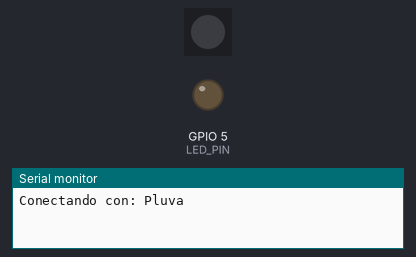
Simulated run of this sketch. Board: ESP8266 (NodeMCU). Shown: 1 RGB LEDs in strip order, left to right, output pins drawn as LEDs (lit = HIGH), the last lines printed to the serial monitor. WiFi joins after 1.5 s; servers stay silent unless stated; uploads are accepted with an empty reply.

Above: at 0.1 s.
At 5.6 s:
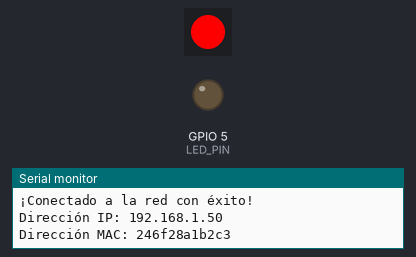
At 13.6 s:
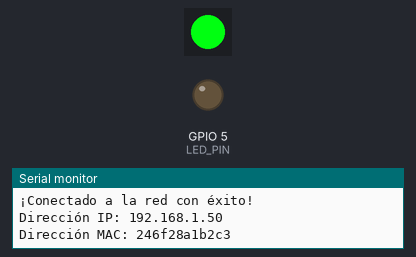
At 25.6 s:
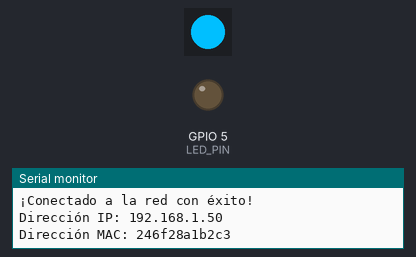
Timing chart, 0 to 27.1 s (numbered marks = the images above):
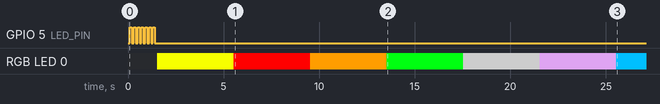

The sketch:

arduino.ino
```cpp
// Dependencias
// Librería Adafruit NeoPiel para controlar el LED
// Liberría WiFi del ESP8266 para tener acceso a la red
#include <Adafruit_NeoPixel.h>
#include <ESP8266WiFi.h>

// Configuración de la conexión
const char WiFiSSID[] = "Pluva";
const char WiFiPSK[] = "rainmaker3000";

// Variables para guardar la MAC
String clientMac = "";
uint8_t mac[WL_MAC_ADDR_LENGTH];

// Datos de conexión con el servidor
const char host[] = "pluva.tecnilogica.com";
const int port = 80;

// Tag donde vienen los datos del tiempo
const String code = "</forecast>";

// Tiempo en ms entre cada peticion
const unsigned long sleepTime = 60000;

// Declaramos los pines que vamos a utilizar
const int PIXEL_PIN = 2;
const int LED_PIN = 5;

// Configuración la librería de Neopixel
//
// Parámetro 1 = Número de píxeles en la tira
// Parámetro 2 = Pin en el que está conectado el DI de la tira
// Parámetro 3 = Tipo de píxel
//   NEO_KHZ800  800 KHz bitstream (most NeoPixel products w/WS2812 LEDs)
//   NEO_KHZ400  400 KHz (classic 'v1' (not v2) FLORA pixels, WS2811 drivers)
//   NEO_GRB     Pixels are wired for GRB bitstream (most NeoPixel products)
//   NEO_RGB     Pixels are wired for RGB bitstream (v1 FLORA pixels, not v2)
Adafruit_NeoPixel strip = Adafruit_NeoPixel(1, PIXEL_PIN, NEO_GRB + NEO_KHZ800);

// Definición de colores que vamos a utilizar en la aplicación, usando el método
// Color() no es necesario usar GRB para definir los colores
const uint32_t amarillo = strip.Color(0xF7, 0xFF, 0x00);
const uint32_t rojo = strip.Color(0xFF, 0x00, 0x00);
const uint32_t naranja = strip.Color(0xFF, 0x9D, 0x00);
const uint32_t verde = strip.Color(0x00, 0xFF, 0x11);
const uint32_t azul = strip.Color(0x00, 0xBF, 0xFF);
const uint32_t gris = strip.Color(0x70, 0x70, 0x70);
const uint32_t blanco = strip.Color(0xFF, 0xFF, 0xFF);
const uint32_t morado = strip.Color(0xC3, 0x90, 0xD4);

// setup() se ejecuta una única vez, se utiliza para realizar la configuración
// inicial de la aplicación
void setup() {
  // Inicializamos la aplicación
  initHardware();
  connectWiFi();

  // Prueba todos los colores tras inicializar el hardware
  cycleColors();
}

// El código dentro de loop() se ejecuta en bucle durante la duració
void loop() {
  // Crea una instance de WiFiClient
  WiFiClient client;

  if (!client.connect(host, port)) {
    Serial.println("Ha fallado la conexión al host");
    return;
  }

  // Creamos la URL a la que haremos la petición de datos
  String url = "/forecast.php?u=" + clientMac;

  Serial.print("Haciendo una petición a URL: ");
  Serial.println(url);

  // Enviamos una petición HTTP GET a la URL
  client.print(String("GET ") + url + " HTTP/1.1\r\n" +
               "Host: " + host + "\r\n" +
               "Connection: close\r\n\r\n");

  delay(500);

  // Leemos la respuesta del servidor y la ponemos por el puerto de serie
  while(client.available()){
    String line = client.readStringUntil('\r');

    // Comprobamos si la líne actual termina con el tag </forecast>
    if (line.endsWith(code)) {
      // Sacamos el valor que viene entre <code></code>
      String setColor = line.substring(code.length(), line.indexOf(code));

      // Lo devolvemos vía consola
      Serial.print("Hoy me siento: ");
      Serial.println(setColor);

      // Y ponemos el pixel del color que corresponda
      setPixelToWeather(setColor.toInt());
    }
  }

  // Un delay de 10 segundos antes de hacer una nueva petición
  delay(sleepTime);
}

// Inicializa el hardware
void initHardware() {
  // Abrimos una conexión al puerto de serie
  Serial.begin(9600);

  // Configuramos el PIN del LED como salida y lo apagamos
  pinMode(LED_PIN, OUTPUT);
  digitalWrite(LED_PIN, HIGH);

  // Inicializar la tira y dejar el píxel apagado
  strip.begin();
  strip.setBrightness(255);
  strip.show();
}

// Conecta con la red WiFi
void connectWiFi() {
  byte ledStatus = LOW;

  Serial.println("Conectando con: " + String(WiFiSSID));

  // El ESP8266 soporta varios modos WiFi, usamos WIFI_STA
  WiFi.mode(WIFI_STA);

  // WiFI.begin([ssid], [passkey]) inicializa una conexión WiFi
  // al [ssid] dado, usando [passkey] como clave WPA, WPA2,
  // o WEP.
  WiFi.begin(WiFiSSID, WiFiPSK);

  // Usando WiFi.status() podemos saber si estamos conectados a la
  // red o no
  while (WiFi.status() != WL_CONNECTED) {
    // Hacemos parpadear el LED integrado mientras abrimos la conexión
    digitalWrite(LED_PIN, ledStatus);
    ledStatus = (ledStatus == HIGH) ? LOW : HIGH;

    // Al no tener multihilo necesitamos tener un delay en cada bucle de
    // duración indeterminada para permitir que el ESP8266 realice ciertas
    // tareas, como mantener abierta la conexión WiFi
    delay(100);
  }

  // Guardamos la MAC del ESP en un String
  WiFi.macAddress(mac);
  for (int i = 0; i < WL_MAC_ADDR_LENGTH; ++i) {
    clientMac += String(mac[i], 16);
  }

  // Sacamos por serial los valores de IP y MAC
  Serial.println("¡Conectado a la red con éxito!");
  Serial.print("Dirección IP: ");
  Serial.println(WiFi.localIP());

  Serial.print("Dirección MAC: ");
  Serial.println(clientMac);

  // Dejamos el LED encendido para indicar que estamos conectados
  digitalWrite(LED_PIN, LOW);
}

// Cambia el color del pixel dependiendo del clima recibido
void setPixelToWeather(int weather) {
  switch (weather) {
    case 1:
      // Caluroso
      strip.setPixelColor(0, rojo);
      break;
    case 2:
      // Soleado o agradable
      strip.setPixelColor(0, verde);
      break;
    case 3:
      // Frío
      strip.setPixelColor(0, azul);
      break;
    case 4:
      // Lluvioso
      strip.setPixelColor(0, gris);
      break;
    case 5:
      // Nublado
      strip.setPixelColor(0, blanco);
      break;
    default:
      strip.setPixelColor(0, morado);
  }

  strip.show();
}

// Cambia el pixel entre todos los colores disponibles
void cycleColors() {
  int delayTime = 4000;

  strip.setPixelColor(0, amarillo);
  strip.show();
  delay(delayTime);

  strip.setPixelColor(0, rojo);
  strip.show();
  delay(delayTime);

  strip.setPixelColor(0, naranja);
  strip.show();
  delay(delayTime);

  strip.setPixelColor(0, verde);
  strip.show();
  delay(delayTime);

  strip.setPixelColor(0, gris);
  strip.show();
  delay(delayTime);

  strip.setPixelColor(0, morado);
  strip.show();
  delay(delayTime);

  strip.setPixelColor(0, azul);
  strip.show();
  delay(delayTime);
}
```
